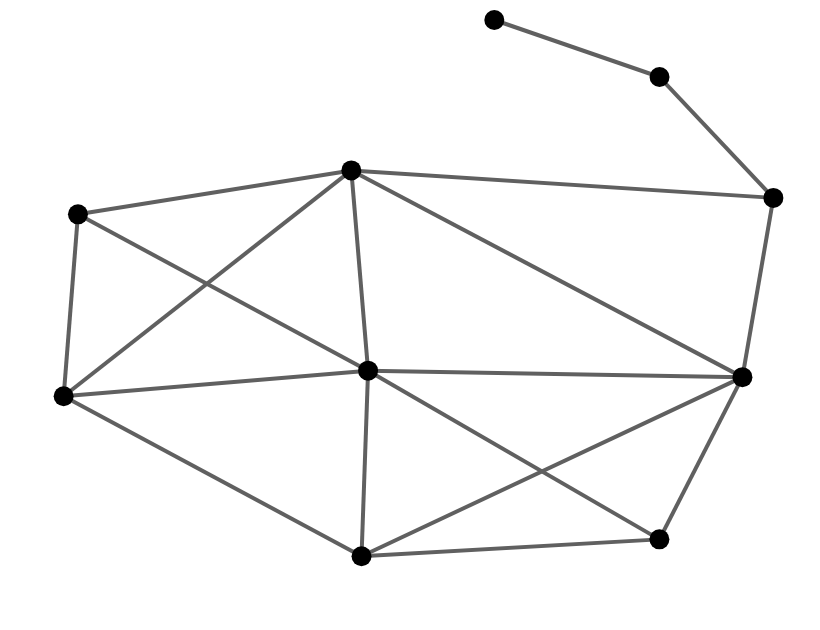

Write notebook code for a chart like this one.
### Code cell
G = nx.krackhardt_kite_graph()

chart = alph(G)

chart.configure_view(strokeWidth=0).properties(width=400, height=300)

### Figure 1 — Vega-Lite specification as saved in the notebook (floating-point values rounded to 4 significant figures)
{"$schema": "https://vega.github.io/schema/vega-lite/v4.17.0.json", "config": {"view": {"continuousHeight": 300, "continuousWidth": 400, "strokeWidth": 0}}, "datasets": {"data-6aefe81a8b809676889aacb60858724c": [{"edge": 0, "pair": [0, 1], "source": 0, "target": 1, "x": 93.6, "y": 223.8}, {"edge": 0, "pair": [0, 1], "source": 0, "target": 1, "x": 335.6, "y": 63.71}, {"edge": 1, "pair": [0, 2], "source": 0, "target": 2, "x": 93.6, "y": 223.8}, {"edge": 1, "pair": [0, 2], "source": 0, "target": 2, "x": 105.2, "y": 405.7}, {"edge": 2, "pair": [0, 3], "source": 0, "target": 3, "x": 93.6, "y": 223.8}, {"edge": 2, "pair": [0, 3], "source": 0, "target": 3, "x": 340.9, "y": 249.3}, {"edge": 3, "pair": [0, 5], "source": 0, "target": 5, "x": 93.6, "y": 223.8}, {"edge": 3, "pair": [0, 5], "source": 0, "target": 5, "x": 327.3, "y": 449.6}, {"edge": 4, "pair": [1, 3], "source": 1, "target": 3, "x": 335.6, "y": 63.71}, {"edge": 4, "pair": [1, 3], "source": 1, "target": 3, "x": 340.9, "y": 249.3}, {"edge": 5, "pair": [1, 4], "source": 1, "target": 4, "x": 335.6, "y": 63.71}, {"edge": 5, "pair": [1, 4], "source": 1, "target": 4, "x": 577.6, "y": 80.63}, {"edge": 6, "pair": [1, 6], "source": 1, "target": 6, "x": 335.6, "y": 63.71}, {"edge": 6, "pair": [1, 6], "source": 1, "target": 6, "x": 645.1, "y": 242.9}, {"edge": 7, "pair": [2, 3], "source": 2, "target": 3, "x": 105.2, "y": 405.7}, {"edge": 7, "pair": [2, 3], "source": 2, "target": 3, "x": 340.9, "y": 249.3}, {"edge": 8, "pair": [2, 5], "source": 2, "target": 5, "x": 105.2, "y": 405.7}, {"edge": 8, "pair": [2, 5], "source": 2, "target": 5, "x": 327.3, "y": 449.6}, {"edge": 9, "pair": [3, 4], "source": 3, "target": 4, "x": 340.9, "y": 249.3}, {"edge": 9, "pair": [3, 4], "source": 3, "target": 4, "x": 577.6, "y": 80.63}, {"edge": 10, "pair": [3, 5], "source": 3, "target": 5, "x": 340.9, "y": 249.3}, {"edge": 10, "pair": [3, 5], "source": 3, "target": 5, "x": 327.3, "y": 449.6}, {"edge": 11, "pair": [3, 6], "source": 3, "target": 6, "x": 340.9, "y": 249.3}, {"edge": 11, "pair": [3, 6], "source": 3, "target": 6, "x": 645.1, "y": 242.9}, {"edge": 12, "pair": [4, 6], "source": 4, "target": 6, "x": 577.6, "y": 80.63}, {"edge": 12, "pair": [4, 6], "source": 4, "target": 6, "x": 645.1, "y": 242.9}, {"edge": 13, "pair": [5, 6], "source": 5, "target": 6, "x": 327.3, "y": 449.6}, {"edge": 13, "pair": [5, 6], "source": 5, "target": 6, "x": 645.1, "y": 242.9}, {"edge": 14, "pair": [5, 7], "source": 5, "target": 7, "x": 327.3, "y": 449.6}, {"edge": 14, "pair": [5, 7], "source": 5, "target": 7, "x": 670.3, "y": 422.1}, {"edge": 15, "pair": [6, 7], "source": 6, "target": 7, "x": 645.1, "y": 242.9}, {"edge": 15, "pair": [6, 7], "source": 6, "target": 7, "x": 670.3, "y": 422.1}, {"edge": 16, "pair": [7, 8], "source": 7, "target": 8, "x": 670.3, "y": 422.1}, {"edge": 16, "pair": [7, 8], "source": 7, "target": 8, "x": 577.7, "y": 543.0}, {"edge": 17, "pair": [8, 9], "source": 8, "target": 9, "x": 577.7, "y": 543.0}, {"edge": 17, "pair": [8, 9], "source": 8, "target": 9, "x": 443.5, "y": 600}], "data-fce77e85a3875e67c1e532dc7ca46515": [{"__node_r": 5, "__node_size": 100, "x": 93.6, "y": 223.8}, {"__node_r": 5, "__node_size": 100, "x": 335.6, "y": 63.71}, {"__node_r": 5, "__node_size": 100, "x": 105.2, "y": 405.7}, {"__node_r": 5, "__node_size": 100, "x": 340.9, "y": 249.3}, {"__node_r": 5, "__node_size": 100, "x": 577.6, "y": 80.63}, {"__node_r": 5, "__node_size": 100, "x": 327.3, "y": 449.6}, {"__node_r": 5, "__node_size": 100, "x": 645.1, "y": 242.9}, {"__node_r": 5, "__node_size": 100, "x": 670.3, "y": 422.1}, {"__node_r": 5, "__node_size": 100, "x": 577.7, "y": 543.0}, {"__node_r": 5, "__node_size": 100, "x": 443.5, "y": 600}]}, "height": 300, "layer": [{"data": {"name": "data-6aefe81a8b809676889aacb60858724c"}, "encoding": {"color": {"value": "#606060"}, "detail": {"field": "edge", "type": "quantitative"}, "opacity": {"value": 1}, "strokeWidth": {"value": 2}, "x": {"axis": {"domain": false, "grid": false, "labels": false, "ticks": false, "title": ""}, "field": "x", "type": "quantitative"}, "y": {"axis": {"domain": false, "grid": false, "labels": false, "ticks": false, "title": ""}, "field": "y", "type": "quantitative"}}, "mark": "line"}, {"data": {"name": "data-fce77e85a3875e67c1e532dc7ca46515"}, "encoding": {"fill": {"value": "#000"}, "opacity": {"value": 1}, "size": {"value": 100}, "stroke": {"value": "#565656"}, "strokeWidth": {"value": 0}, "tooltip": [], "x": {"axis": {"domain": false, "grid": false, "labels": false, "ticks": false, "title": ""}, "field": "x", "type": "quantitative"}, "y": {"axis": {"domain": false, "grid": false, "labels": false, "ticks": false, "title": ""}, "field": "y", "type": "quantitative"}}, "mark": "circle"}], "resolve": {"scale": {"color": "independent", "fill": "independent", "opacity": "independent", "size": "independent", "strokeWidth": "independent"}}, "width": 400}
